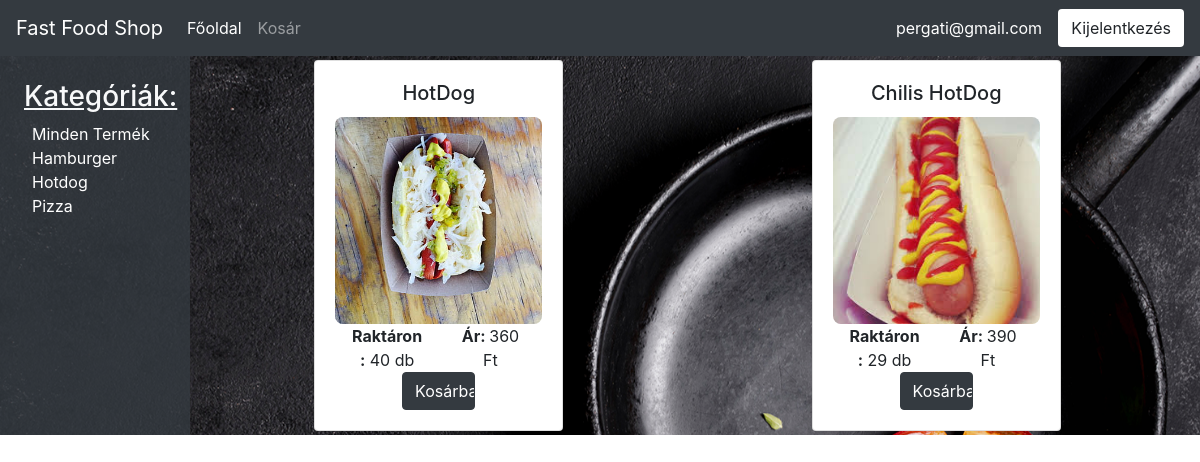
The app's page /home.php?category=2 (signed in) with its own data.
### tables this page shows
CREATE TABLE `category` (
  `id` int(11) NOT NULL,
  `name` varchar(255) NOT NULL
);

CREATE TABLE `products` (
  `id` int(11) NOT NULL,
  `cat_id` int(11) NOT NULL,
  `name` varchar(255) NOT NULL,
  `price` int(11) NOT NULL,
  `image` varchar(255) NOT NULL,
  `db` int(11) NOT NULL
);

### classes/Database.php (called while the page is built)
<?php
class Database
{
	public static function getConnection($host,$dbname,$user,$password) {
		return new PDO('mysql:host='.$host.";dbname=".$dbname,$user,$password);
	}
}
?>

### classes/CategoryService.php (called while the page is built)
<?php
require_once 'SQL.php';
class CategoryService
{
	private $sql;
	function __construct(){
		$this->sql = new SQL();
	}
    public function getCategories(){
        return $this->sql->getCategories();
    }
}
?>

### classes/SQL.php (called while the page is built, shortened)
<?php
require 'Database.php';
class SQL
{
	private $con;
	function __construct()
	{
		$this->con = Database::getConnection("localhost","etterem","root","");
	}
	public function getCategories(){
		return $this->con->query("SELECT * FROM category");
	}
	public function getProductsByCatId($catId){
		$stm = $this->con->prepare("SELECT * FROM products WHERE products.cat_id = :id");
		$stm->bindParam(":id",$catId);
		$stm->execute();
		return $stm->fetchAll();
	}
}
?>

### classes/ProductService.php (called while the page is built, shortened)
<?php
require_once 'SQL.php';
class ProductService
{
	private $sql;
	function __construct(){
		$this->sql = new SQL();
	}
	public function getProductsByCatId($catId){
		return $this->sql->getProductsByCatId($catId);
	}
}
?>

### home.php (the view, shortened to what this page needs)
 <?php
require 'classes/CategoryService.php';
require 'classes/ProductService.php';
$productService = new ProductService();
$categoryService = new CategoryService();
?>
<!DOCTYPE html>
<html>
<head>
	<link rel="stylesheet" href="https://stackpath.bootstrapcdn.com/bootstrap/4.5.0/css/bootstrap.min.css">
  <link rel="stylesheet" href="css/style.css">
</head>
<body class="vh-100">
<nav class="navbar navbar-expand-lg navbar-dark bg-dark">
  <a class="navbar-brand" href="home.php">Fast Food Shop</a>
    <div class="collapse navbar-collapse" id="navbarNav">
    <ul class="navbar-nav container-fluid">
      <li class="nav-item active">
        <a class="nav-link" href="home.php">Főoldal <span class="sr-only">(current)</span></a>
      </li>
      <li>
        <a class="nav-link" href="cart.php">Kosár</a>
      </li>
      <div class="ml-auto row">
      	<div class="my-auto mr-3 text-center text-white" ><?php echo $_SESSION['username'];?></div>
      	<form method="POST" action="" class="form-inline ">
        	<input type="submit" name="logout" value="Kijelentkezés" class="btn bg-white">
        </form>
      </div>
    </ul>
  </div>
</nav>
  <div class="row bg2">
    <div class="col-2 text-light opacity">
     <div class="m-4">
     <h3><u>Kategóriák:</u></h3>
      <ul>
      <li> <a href="home.php">Minden Termék</a></li>
        <?php
        foreach ($categoryService->getCategories() as $row ){
          echo '<li> <a href="home.php?category='.$row['id'].'">'.$row['name'].'</a></li>';
        }
        ?>
      </ul>
     </div>
    </div>
    <div class="col-10 row justify-content-around">
     <?php
    if (isset($_GET['category'])){
      $catId = $_GET['category'];
      $products = $productService->getProductsByCatId($catId);
    } else {
        $products = $productService->getProducts();
    }
      foreach ($products as $row) {?>
        <div class="card col-3 my-1 mx-2">
          <div class="card-body">
            <h5 class="card-title text-center"><?php echo $row['name'];?></h5>
            <div class="card-text text-center row ">
                <img class="img-fluid m-auto" height="300" width="300" src="<?php echo $row['image'];?>" />
                <span class="d-block col-6 "><b>Raktáron:</b> <?php echo $row['db'];?> db</span>
                <span class="d-block col-6 "><b> Ár: </b><?php echo $row['price']?> Ft</span>
                <?php if($row['db'] > 0) {?>
                <form method="POST" action="" class="form-group col-6 m-auto ">
                  <input class="btn btn-block btn-dark" type="submit" name="add" value="Kosárba">
                </form>
              <?php } else { ?>
                <button class="btn btn-block btn-dark disabled" disabled type="button">Kosárba</button>
              <?php } ?>
            </div>
          </div>
        </div>
      <?php
        }
      ?>
    </div>
  </div>
</body>
</html>

### css/style.css (style rules this page uses)
.bg2 { background-image: url("../img/bg2.jpg"); background-attachment: fixed; background-position: center; background-size: cover; }
ul { list-style: none; padding-left: 8px; }
li a { color:white; text-decoration: none; }
.opacity { background-color:rgba(52, 58, 64, .8) ; }
img { border-radius: 8px; }

### records on screen
category: name "Hamburger"
category: name "Hotdog"
category: name "Pizza"
products: name "HotDog", image (picture), db "40", price "360"
products: name "Chilis HotDog", image (picture), db "29", price "390"

### other values on screen
$_SESSION['username'] "pergati@gmail.com"
